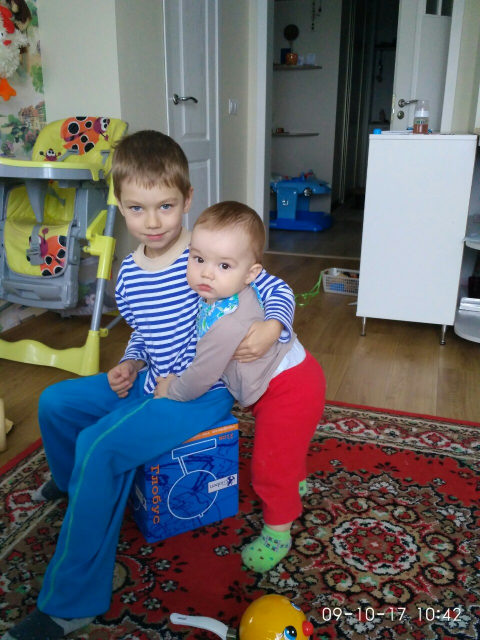
#> input picture images/kids.jpg, 960 x 1280 px (shown at 1/2 size)
$ python main.py
#> lines starting #> are read from the running program, lines starting #| are printed output that depends on the picture; after the words box and inside, x2 and y2 are one past the last pixel; in counts of white or black regions, pixels touching at a corner belong together
import cv2
import numpy as np


img = cv2.imread('images/kids.jpg')
#> img is the input picture: shape (1280, 960, 3); mean B, G, R 100.2, 96.9, 99.2
img = cv2.cvtColor(img, cv2.COLOR_BGRA2GRAY)
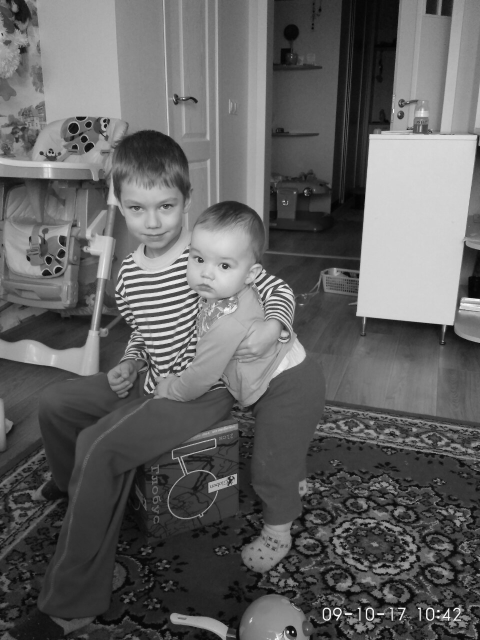
#> img: shape (1280, 960) (shown at 1/2 size); min 1, max 255, mean 97.9
img = cv2.Canny(img, 100, 100)
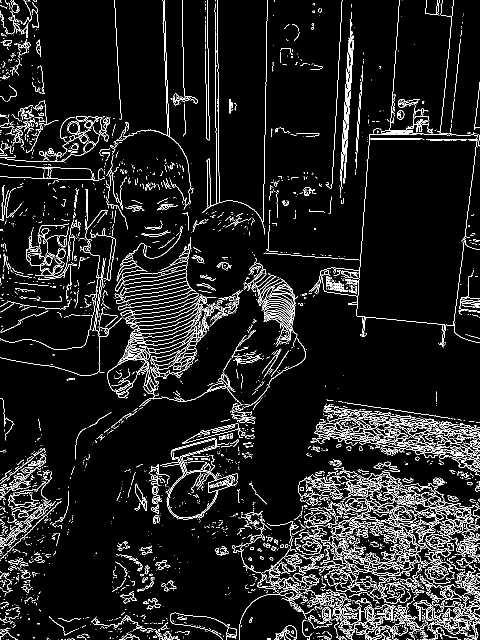
#> img: shape (1280, 960) (shown at 1/2 size); 7.5% white in thin lines or dots

kernel = np.ones((5, 5), np.uint8)
img = cv2.dilate(img, kernel, iterations=1)
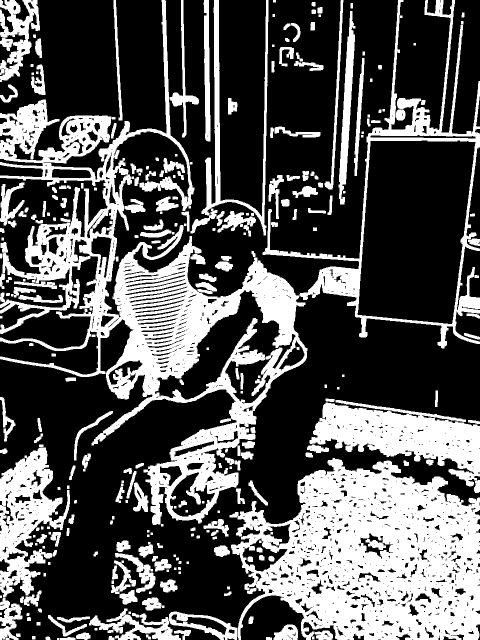
#> img: shape (1280, 960) (shown at 1/2 size); 33.7% white; 288 white regions, largest, box (x1, y1, x2, y2) and area: (0, 0, 615, 1050) 131390, (459, 916, 960, 1280) 117832, (619, 800, 960, 986) 28970

img = cv2.erode(img, kernel, iterations=1)
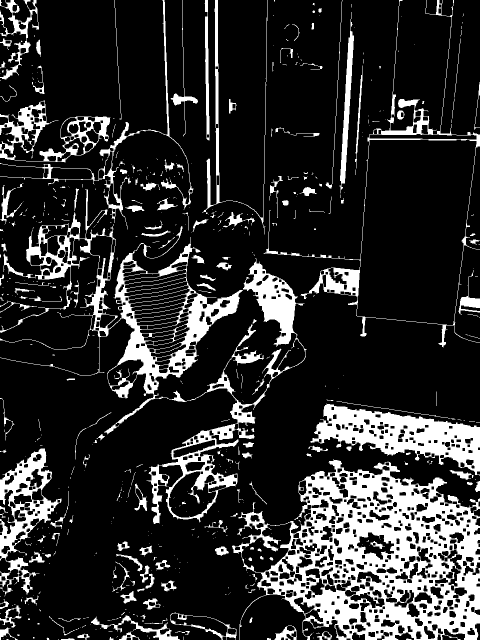
#> img: shape (1280, 960) (shown at 1/2 size); 18% white; 586 white regions (401 under 20 px), largest, box (x1, y1, x2, y2) and area: (464, 918, 960, 1280) 79946, (0, 379, 613, 1048) 49457, (621, 807, 960, 951) 20705

# new_img = cv2.resize(img, (300, 300))
cv2.imshow('i love my kids', img)


cv2.waitKey(0)

# [8 lines of commented-out code are left out]
